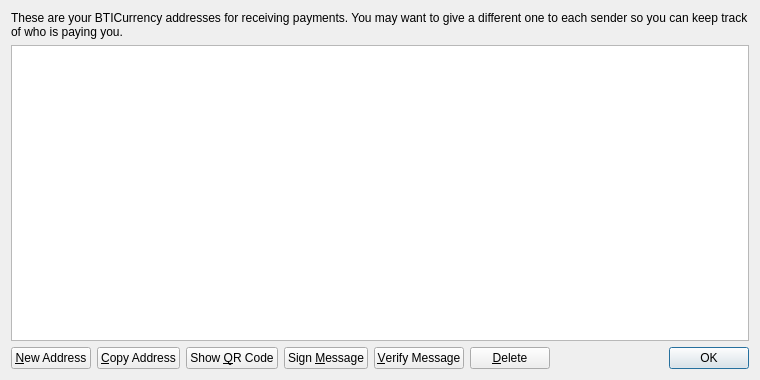
<?xml version="1.0" encoding="UTF-8"?>
<ui version="4.0">
 <class>AddressBookPage</class>
 <widget class="QWidget" name="AddressBookPage">
  <property name="geometry">
   <rect>
    <x>0</x>
    <y>0</y>
    <width>760</width>
    <height>380</height>
   </rect>
  </property>
  <property name="windowTitle">
   <string>Address Book</string>
  </property>
  <layout class="QVBoxLayout" name="verticalLayout">
   <item>
    <widget class="QLabel" name="labelExplanation">
     <property name="text">
      <string>These are your BTICurrency addresses for receiving payments. You may want to give a different one to each sender so you can keep track of who is paying you.</string>
     </property>
     <property name="textFormat">
      <enum>Qt::PlainText</enum>
     </property>
     <property name="wordWrap">
      <bool>true</bool>
     </property>
    </widget>
   </item>
   <item>
    <widget class="QTableView" name="tableView">
     <property name="contextMenuPolicy">
      <enum>Qt::CustomContextMenu</enum>
     </property>
     <property name="toolTip">
      <string>Double-click to edit address or label</string>
     </property>
     <property name="tabKeyNavigation">
      <bool>false</bool>
     </property>
     <property name="selectionMode">
      <enum>QAbstractItemView::SingleSelection</enum>
     </property>
     <property name="selectionBehavior">
      <enum>QAbstractItemView::SelectRows</enum>
     </property>
     <property name="sortingEnabled">
      <bool>true</bool>
     </property>
     <attribute name="verticalHeaderVisible">
      <bool>false</bool>
     </attribute>
    </widget>
   </item>
   <item>
    <layout class="QHBoxLayout" name="horizontalLayout">
     <item>
      <widget class="QPushButton" name="newAddressButton">
       <property name="toolTip">
        <string>Create a new address</string>
       </property>
       <property name="text">
        <string>&amp;New Address</string>
       </property>
      </widget>
     </item>
     <item>
      <widget class="QPushButton" name="copyToClipboard">
       <property name="toolTip">
        <string>Copy the currently selected address to the system clipboard</string>
       </property>
       <property name="text">
        <string>&amp;Copy Address</string>
       </property>
      </widget>
     </item>
     <item>
      <widget class="QPushButton" name="showQRCode">
       <property name="text">
        <string>Show &amp;QR Code</string>
       </property>
      </widget>
     </item>
     <item>
      <widget class="QPushButton" name="signMessage">
       <property name="toolTip">
        <string>Sign a message to prove you own a BTICurrency address</string>
       </property>
       <property name="text">
        <string>Sign &amp;Message</string>
       </property>
      </widget>
     </item>
     <item>
      <widget class="QPushButton" name="verifyMessage">
       <property name="toolTip">
        <string>Verify a message to ensure it was signed with a specified BTICurrency address</string>
       </property>
       <property name="text">
        <string>&amp;Verify Message</string>
       </property>
      </widget>
     </item>
     <item>
      <widget class="QPushButton" name="deleteButton">
       <property name="toolTip">
        <string>Delete the currently selected address from the list</string>
       </property>
       <property name="text">
        <string>&amp;Delete</string>
       </property>
      </widget>
     </item>
     <item>
      <spacer name="horizontalSpacer">
       <property name="orientation">
        <enum>Qt::Horizontal</enum>
       </property>
       <property name="sizeHint" stdset="0">
        <size>
         <width>40</width>
         <height>20</height>
        </size>
       </property>
      </spacer>
     </item>
     <item>
      <widget class="QDialogButtonBox" name="buttonBox">
       <property name="sizePolicy">
        <sizepolicy hsizetype="Maximum" vsizetype="Fixed">
         <horstretch>0</horstretch>
         <verstretch>0</verstretch>
        </sizepolicy>
       </property>
       <property name="standardButtons">
        <set>QDialogButtonBox::Ok</set>
       </property>
      </widget>
     </item>
    </layout>
   </item>
  </layout>
 </widget>
 <resources>
  <include location="../bitcoin.qrc"/>
 </resources>
 <connections/>
</ui>
